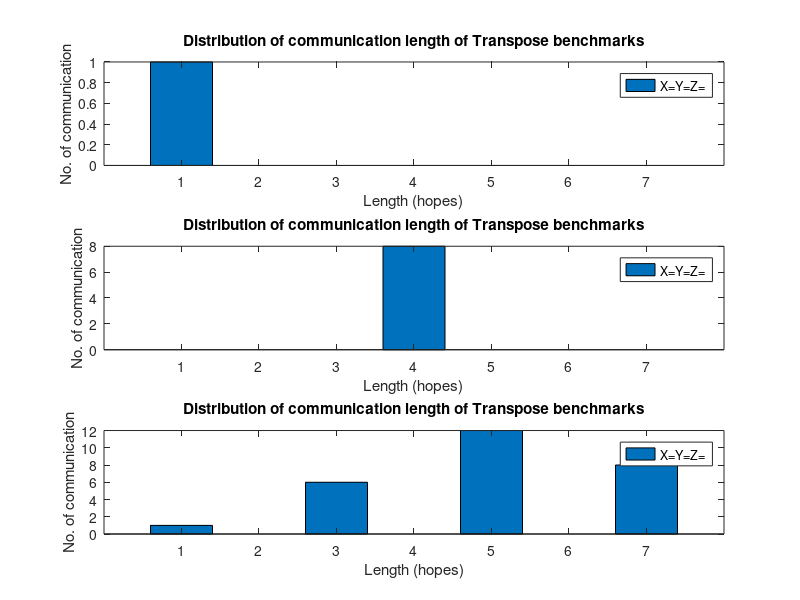

The MATLAB script that drew this image:
L = [];
for SIZE=1:3
    X = SIZE;
    Y = SIZE;
    Z = SIZE;
    
    for l=1:(X+Y+Z-2)
        %L(SIZE,l) = 0;
        L(l,SIZE) = 0;
    end

    for a=1:X
        for b=1:Y
            for c=1:Z
                source = [a,b,c];
                destination = [X+1-a,Y+1-b,Z+1-c];
                comm_len= abs(source(1) - destination(1)) +abs(source(2) - destination(2))+abs(source(3) - destination(3))+1;
                %L(SIZE,comm_len) = L(SIZE,comm_len)+1;
                L(comm_len,SIZE) = L(comm_len,SIZE)+1;
            end
        end
    end
end

for SIZE=1:3
    subplot(3,1,SIZE);
    bar(L(:,SIZE));
    legend(char('X=Y=Z=',num2str(SIZE)));
    xlabel('Length (hopes)'); ylabel('No. of communication'); title('Distribution of communication length of Transpose benchmarks');

end


